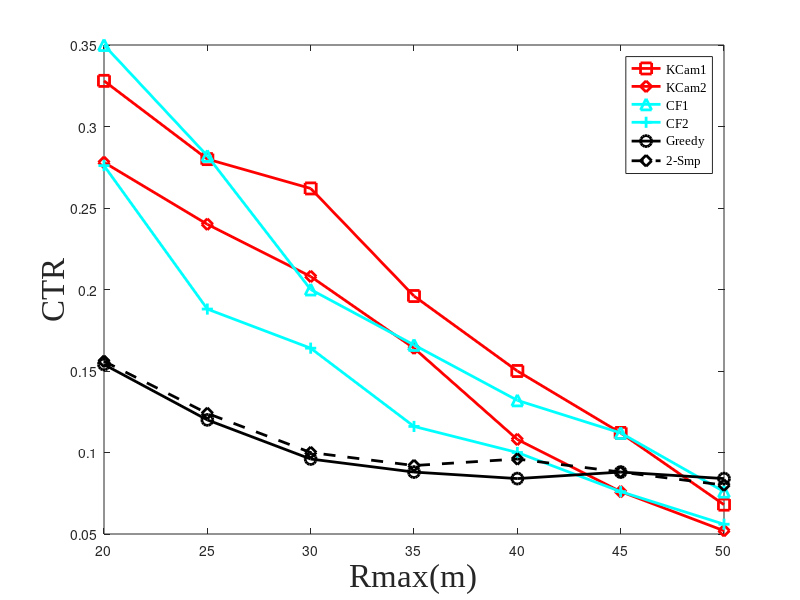
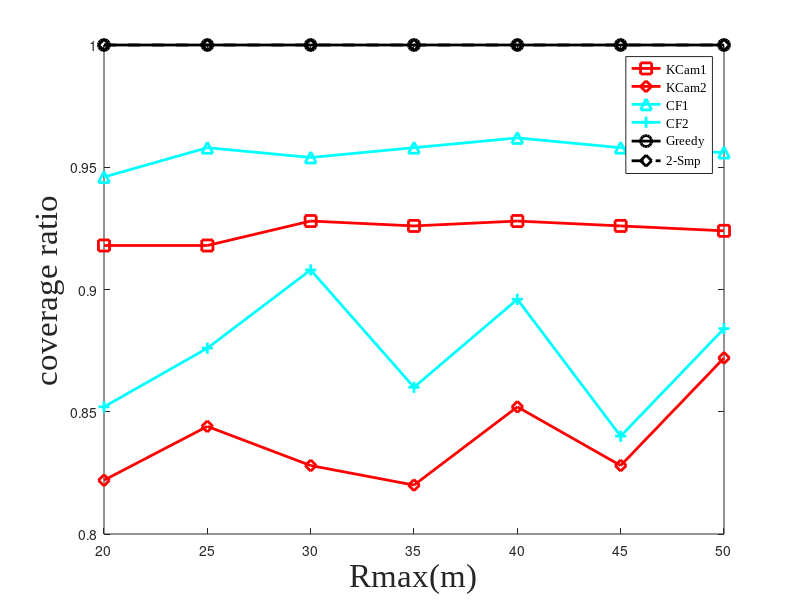
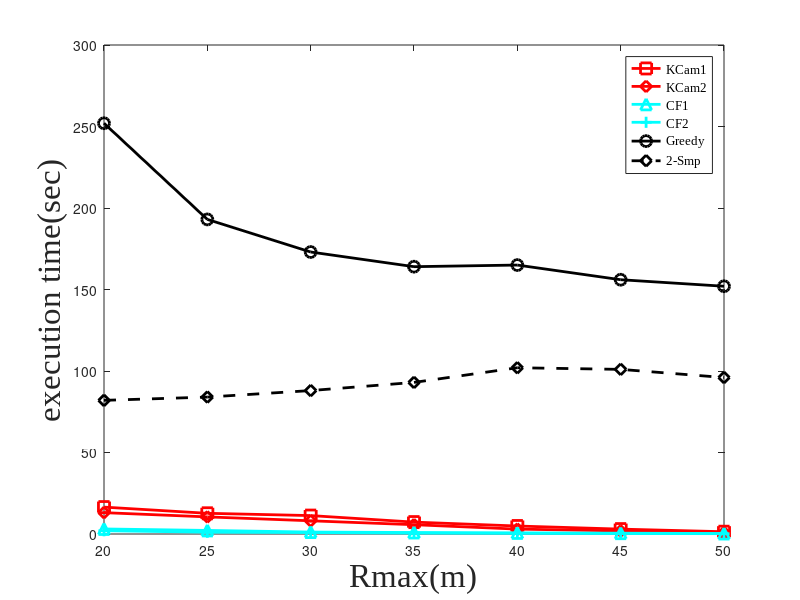

MATLAB code to generate these figures, in order:
% uniform distribution
% termination coverage ratio varied 0.1 and 0.2
% vary Rmax


R = [20 25 30 35 40 45 50];

%termination ratio = 0.1

close all;
R = [20 25 30 35 40 45 50];

%termination ratio = 0.1
camNum_algo1_ratio1 = [16.4, 14, 13.1, 9.8, 7.5, 5.6, 3.4];
algo1_CTR_ratio1 = camNum_algo1_ratio1./50; 
camNum_algo2_ratio1 = [17.5, 14.1, 10, 8.3, 6.6, 5.6, 3.8];
algo2_CTR_ratio1= camNum_algo2_ratio1./50;

%termination ratio = 0.2
camNum_algo1_ratio2 = [13.9, 12, 10.4, 8.2, 5.4, 3.8, 2.6];
algo1_CTR_ratio2 = camNum_algo1_ratio2./50; 
camNum_algo2_ratio2 = [13.8, 9.4, 8.2, 5.8, 5, 3.8, 2.8];
algo2_CTR_ratio2= camNum_algo2_ratio2./50;


camNum_greedy = [7.7, 6, 4.8, 4.4, 4.2, 4.4, 4.2];
algo3_CTR = camNum_greedy./50;
camNum_dual = [7.8, 6.2, 5, 4.6, 4.8, 4.4, 4];
algo4_CTR = camNum_dual./50

algo1_exec_time_ratio1 = [16.5, 12.7, 11.3, 7.3, 4.9, 3, 1.4];
algo2_exec_time_ratio1 = [3.1, 2.2, 1.2, 0.92, 0.67, 0.5, 0.3];

algo1_exec_time_ratio2 = [13.1, 10.5, 8.1, 5.7, 3, 1.9, 0.9];
algo2_exec_time_ratio2 = [2, 1.1, 0.9, 0.54, 0.45, 0.3, 0.2 ];



algo3_exec_time = [252, 193, 173, 164, 165, 156, 152 ];
algo4_exec_time = [82, 84, 88, 93, 102, 101, 96];

coverage_algo1_ratio1 = [(50 - 4.1)/50, (50-4.1)/50, (50-3.6)/50, (50-3.7)/50, (50-3.6)/50, (50-3.7)/50, (50-3.8)/50];
coverage_algo2_ratio1 = [(50 - 2.7)/50, (50-2.1)/50, (50-2.3)/50, (50-2.1)/50, (50-1.9)/50, (50-2.1)/50, (50-2.2)/50];

coverage_algo1_ratio2 = [(50 - 8.9)/50, (50-7.8)/50, (50-8.6)/50, (50-9)/50, (50-7.4)/50, (50-8.6)/50, (50-6.4)/50];
coverage_algo2_ratio2 = [(50 - 7.4)/50, (50-6.2)/50, (50-4.6)/50, (50-7)/50, (50-5.2)/50, (50-8)/50, (50-5.8)/50];

coverage_greedy = [1, 1, 1, 1, 1, 1, 1];
coverage_dual = [1, 1, 1, 1, 1, 1, 1];


figure;
plot(R, algo1_CTR_ratio1, '-rs', 'LineWidth',2,'MarkerSize',8); hold on;
plot(R, algo1_CTR_ratio2, '-rd', 'LineWidth',2,'MarkerSize',8); hold on;
plot(R, algo2_CTR_ratio1, '-c^', 'LineWidth',2,'MarkerSize',8); hold on;
plot(R, algo2_CTR_ratio2, '-c+', 'LineWidth',2,'MarkerSize',8); hold on;
plot(R, algo3_CTR, '-ko', 'LineWidth',2,'MarkerSize',8); hold on;
plot(R, algo4_CTR, '--kd', 'LineWidth',2,'MarkerSize',8); 
legend('KCam1', 'KCam2', 'CF1', 'CF2', 'Greedy', '2-Smp','FontName','Times New Roman');
xlabel('Rmax(m)','FontSize', 24,'FontName','Times New Roman');
ylabel('CTR', 'FontSize', 24,'FontName','Times New Roman');

figure;
plot(R, coverage_algo1_ratio1, '-rs', 'LineWidth',2,'MarkerSize',8); hold on;
plot(R, coverage_algo1_ratio2, '-rd', 'LineWidth',2,'MarkerSize',8); hold on;
plot(R, coverage_algo2_ratio1, '-c^', 'LineWidth',2,'MarkerSize',8); hold on;
plot(R, coverage_algo2_ratio2, '-c+', 'LineWidth',2,'MarkerSize',8); hold on;
plot(R, coverage_greedy, '-ko', 'LineWidth',2,'MarkerSize',8); hold on;
plot(R, coverage_dual, '--kd', 'LineWidth',2,'MarkerSize',8); 
legend('KCam1', 'KCam2', 'CF1', 'CF2', 'Greedy', '2-Smp','FontName','Times New Roman');
xlabel('Rmax(m)', 'FontSize', 24,'FontName','Times New Roman');
ylabel('coverage ratio', 'FontSize', 24,'FontName','Times New Roman');

figure;
plot(R, algo1_exec_time_ratio1, '-rs', 'LineWidth',2,'MarkerSize',8); hold on;
plot(R, algo1_exec_time_ratio2, '-rd', 'LineWidth',2,'MarkerSize',8); hold on;
plot(R, algo2_exec_time_ratio1, '-c^', 'LineWidth',2,'MarkerSize',8); hold on;
plot(R, algo2_exec_time_ratio2, '-c+', 'LineWidth',2,'MarkerSize',8); hold on;
plot(R, algo3_exec_time, '-ko', 'LineWidth',2,'MarkerSize',8); hold on;
plot(R, algo4_exec_time, '--kd', 'LineWidth',2,'MarkerSize',8); 
legend('KCam1', 'KCam2', 'CF1', 'CF2', 'Greedy', '2-Smp','FontName','Times New Roman');
xlabel('Rmax(m)', 'FontSize', 24,'FontName','Times New Roman');
ylabel('execution time(sec)', 'FontSize', 24,'FontName','Times New Roman');
